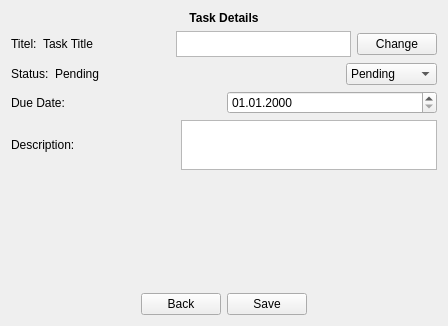
<?xml version="1.0" encoding="UTF-8"?>
<ui version="4.0">
 <class>DetailWindow</class>
 <widget class="QWidget" name="DetailWindow">
  <property name="geometry">
   <rect>
    <x>0</x>
    <y>0</y>
    <width>448</width>
    <height>326</height>
   </rect>
  </property>
  <property name="windowTitle">
   <string>Task Detail</string>
  </property>
  <layout class="QVBoxLayout" name="verticalLayout">
   <item>
    <widget class="QLabel" name="label">
     <property name="font">
      <font>
       <bold>true</bold>
      </font>
     </property>
     <property name="text">
      <string>Task Details</string>
     </property>
     <property name="alignment">
      <set>Qt::AlignmentFlag::AlignCenter</set>
     </property>
    </widget>
   </item>
   <item>
    <layout class="QVBoxLayout" name="info_layout">
     <item>
      <layout class="QHBoxLayout" name="title_layout">
       <item>
        <widget class="QLabel" name="title_titel">
         <property name="text">
          <string>Titel:</string>
         </property>
        </widget>
       </item>
       <item>
        <widget class="QLabel" name="title_label">
         <property name="minimumSize">
          <size>
           <width>0</width>
           <height>0</height>
          </size>
         </property>
         <property name="text">
          <string>Task Title</string>
         </property>
        </widget>
       </item>
       <item>
        <spacer name="title_spacer">
         <property name="orientation">
          <enum>Qt::Orientation::Horizontal</enum>
         </property>
         <property name="sizeHint" stdset="0">
          <size>
           <width>40</width>
           <height>20</height>
          </size>
         </property>
        </spacer>
       </item>
       <item>
        <widget class="QTextEdit" name="title_entry">
         <property name="minimumSize">
          <size>
           <width>175</width>
           <height>0</height>
          </size>
         </property>
         <property name="maximumSize">
          <size>
           <width>100</width>
           <height>26</height>
          </size>
         </property>
        </widget>
       </item>
       <item>
        <widget class="QPushButton" name="title_apply_button">
         <property name="text">
          <string>Change</string>
         </property>
        </widget>
       </item>
      </layout>
     </item>
     <item>
      <layout class="QHBoxLayout" name="status_layout">
       <item>
        <widget class="QLabel" name="status_title">
         <property name="text">
          <string>Status:</string>
         </property>
        </widget>
       </item>
       <item>
        <widget class="QLabel" name="status_label">
         <property name="minimumSize">
          <size>
           <width>80</width>
           <height>0</height>
          </size>
         </property>
         <property name="text">
          <string>Pending</string>
         </property>
        </widget>
       </item>
       <item>
        <spacer name="status_spacer">
         <property name="orientation">
          <enum>Qt::Orientation::Horizontal</enum>
         </property>
         <property name="sizeHint" stdset="0">
          <size>
           <width>40</width>
           <height>20</height>
          </size>
         </property>
        </spacer>
       </item>
       <item>
        <widget class="QComboBox" name="status_menu">
         <property name="editable">
          <bool>false</bool>
         </property>
         <property name="currentText">
          <string>Pending</string>
         </property>
         <item>
          <property name="text">
           <string>Pending</string>
          </property>
         </item>
         <item>
          <property name="text">
           <string>Finished</string>
          </property>
         </item>
         <item>
          <property name="text">
           <string>In Progress</string>
          </property>
         </item>
        </widget>
       </item>
      </layout>
     </item>
     <item>
      <layout class="QHBoxLayout" name="due_date_layout">
       <item>
        <widget class="QLabel" name="date_label">
         <property name="text">
          <string>Due Date:</string>
         </property>
        </widget>
       </item>
       <item>
        <widget class="QDateTimeEdit" name="date_edit">
         <property name="displayFormat">
          <string>dd.MM.yyyy</string>
         </property>
        </widget>
       </item>
      </layout>
     </item>
     <item>
      <layout class="QHBoxLayout" name="description_layout">
       <item>
        <widget class="QLabel" name="description_label">
         <property name="text">
          <string>Description:</string>
         </property>
        </widget>
       </item>
       <item>
        <spacer name="description_spacer">
         <property name="orientation">
          <enum>Qt::Orientation::Horizontal</enum>
         </property>
         <property name="sizeHint" stdset="0">
          <size>
           <width>40</width>
           <height>20</height>
          </size>
         </property>
        </spacer>
       </item>
       <item>
        <widget class="QTextEdit" name="description_entry">
         <property name="maximumSize">
          <size>
           <width>16777215</width>
           <height>50</height>
          </size>
         </property>
        </widget>
       </item>
      </layout>
     </item>
    </layout>
   </item>
   <item>
    <spacer name="verticalSpacer">
     <property name="orientation">
      <enum>Qt::Orientation::Vertical</enum>
     </property>
     <property name="sizeType">
      <enum>QSizePolicy::Policy::Expanding</enum>
     </property>
     <property name="sizeHint" stdset="0">
      <size>
       <width>10</width>
       <height>200</height>
      </size>
     </property>
    </spacer>
   </item>
   <item>
    <layout class="QHBoxLayout" name="button_layout">
     <item>
      <spacer name="horizontalSpacer">
       <property name="orientation">
        <enum>Qt::Orientation::Horizontal</enum>
       </property>
       <property name="sizeHint" stdset="0">
        <size>
         <width>40</width>
         <height>20</height>
        </size>
       </property>
      </spacer>
     </item>
     <item>
      <widget class="QPushButton" name="back_button">
       <property name="text">
        <string>Back</string>
       </property>
      </widget>
     </item>
     <item>
      <widget class="QPushButton" name="save_button">
       <property name="text">
        <string>Save</string>
       </property>
      </widget>
     </item>
     <item>
      <spacer name="horizontalSpacer_2">
       <property name="orientation">
        <enum>Qt::Orientation::Horizontal</enum>
       </property>
       <property name="sizeHint" stdset="0">
        <size>
         <width>40</width>
         <height>20</height>
        </size>
       </property>
      </spacer>
     </item>
    </layout>
   </item>
  </layout>
 </widget>
 <resources/>
 <connections/>
</ui>
